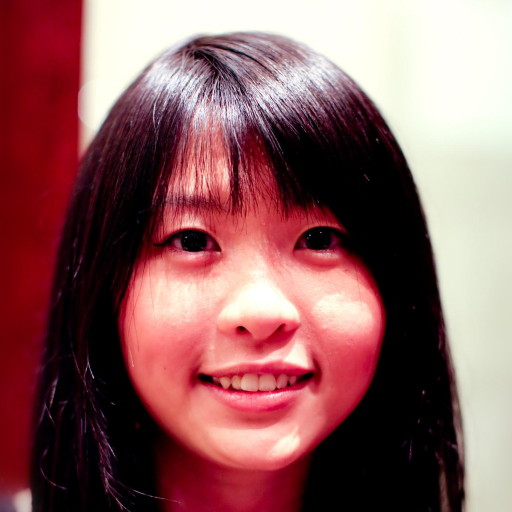
#> input picture Datathon/faceimages/00055.png, 1024 x 1024 px (shown at 1/2 size)
$ python -i datathon.py   (imports and definitions only)
#> lines starting #> are read from the running program, lines starting #| are printed output that depends on the picture; after the words box and inside, x2 and y2 are one past the last pixel; in counts of white or black regions, pixels touching at a corner belong together
from deepface import DeepFace
import os
import cv2
from tqdm import tqdm


class TextColors:
    # Colors for text in the console
    BOLD = '\033[1m'
    RED = '\033[91m'
    YELLOW = '\033[93m'
    END = '\033[0m'


# Gets the detected age of the person in the image
# [60 lines left out: functions get_age, get_gender, get_race, gather_results, not called in this run]


# Gets the names of all the images in the folder and returns them in a list
def get_image_names(folderName):
    return [name for name in os.listdir(folderName) if name.lower().endswith(('.png', '.jpg', '.jpeg'))]


# Writes the results for the deepface analysis to a csv file
# [35 lines left out: functions writeCSV, main, not called in this run]

# Overlay heatmap on image and save to folder faceimages-heatmap
def heatmap_overlay(image_path):
#> called with image_path = 'faceimages/00055.png'
    img = cv2.imread(image_path)
#> img is the input picture: shape (1024, 1024, 3); mean B, G, R 95.7, 94.8, 140.8
    img = cv2.resize(img, (500, 500))
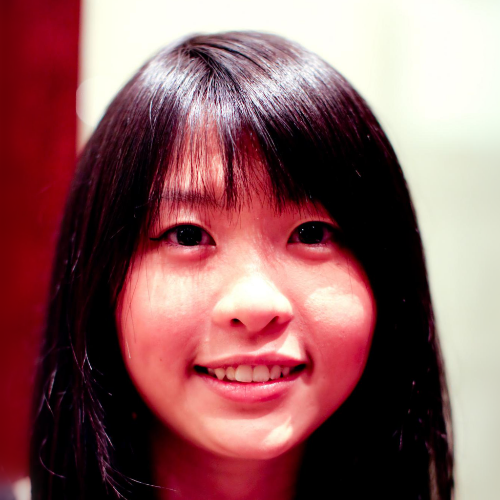
#> img: shape (500, 500, 3); mean B, G, R 95.6, 94.8, 140.7

    lab = cv2.cvtColor(img, cv2.COLOR_BGR2LAB)
#> lab: shape (500, 500, 3); mean of channels 0, 1, 2 115.1, 145.5, 138.4
    a_component = lab[:,:,1]
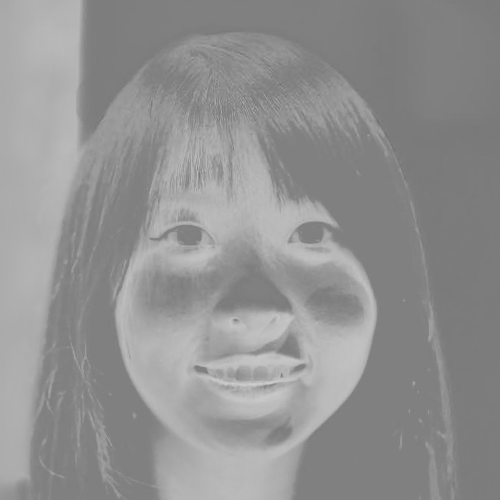
#> a_component: shape (500, 500); min 112, max 206, mean 145.5
    th = cv2.threshold(a_component,140,224,cv2.THRESH_BINARY)[1]
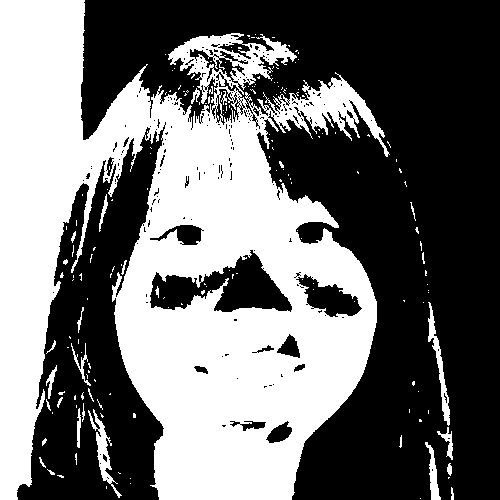
#> th: shape (500, 500); values 0 (black) and 224 (white), 43.8% white; 179 white regions (149 under 20 px), largest, box (x1, y1, x2, y2) and area: (0, 0, 390, 500) 105809, (88, 409, 122, 498) 674, (428, 302, 450, 426) 650

    blur = cv2.GaussianBlur(th,(13,13), 11)
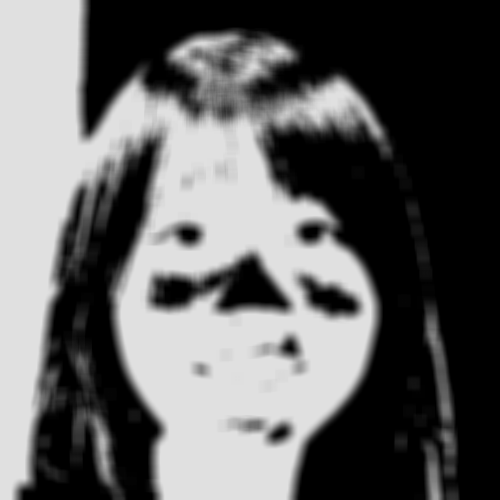
#> blur: shape (500, 500); min 0, max 224, mean 98.1

    heatmap_img = cv2.applyColorMap(blur, cv2.COLORMAP_TURBO)
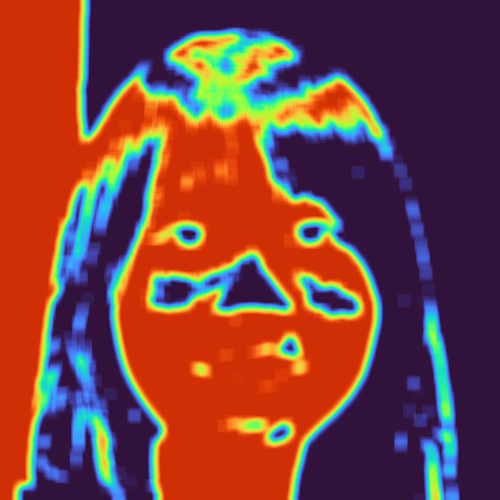
#> heatmap_img: shape (500, 500, 3); mean B, G, R 63, 67.7, 120.5
    super_imposed_img = cv2.addWeighted(heatmap_img, 0.5, img, 0.5, 0)
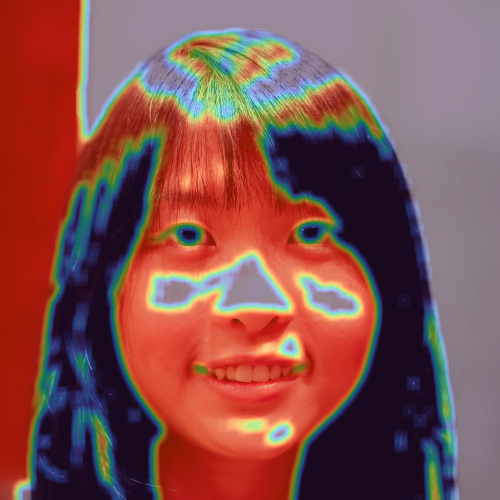
#> super_imposed_img: shape (500, 500, 3); mean B, G, R 79.4, 81.2, 130.7

    cv2.imwrite(os.path.join(os.getcwd(), image_path.replace('faceimages','faceimages-heatmap')).replace('.png','_heatmapped.png'), super_imposed_img)
    cv2.imshow('image', super_imposed_img)
    cv2.waitKey(10)
    cv2.destroyAllWindows()

# Draw bounding box around face
# [32 lines left out: function bounding_box, not called in this run]

# [2 lines not run here, left out]

>>> result = heatmap_overlay('faceimages/00055.png')

$ run again, on Datathon/faceimages/00243.png
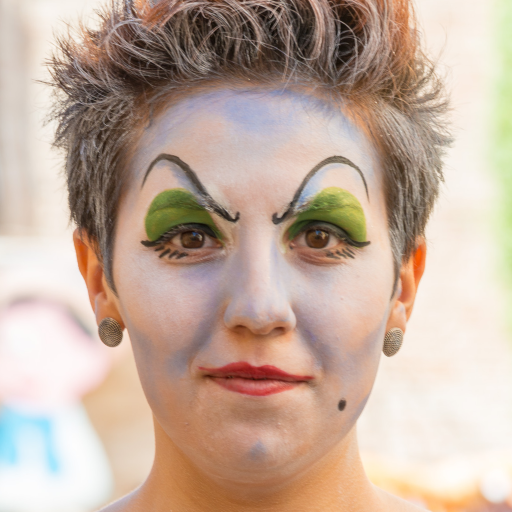
#> input picture Datathon/faceimages/00243.png, 1024 x 1024 px (shown at 1/2 size)
#> in heatmap_overlay, img is the input picture: shape (1024, 1024, 3); mean B, G, R 158, 173, 195.3
#> img: shape (500, 500, 3)
#> lab: shape (500, 500, 3); mean of channels 0, 1, 2 182.9, 134.4, 139.2
#> in heatmap_overlay, `th = cv2.threshold(a_component,140,224,cv2.THRESH_BINARY)[1]`:
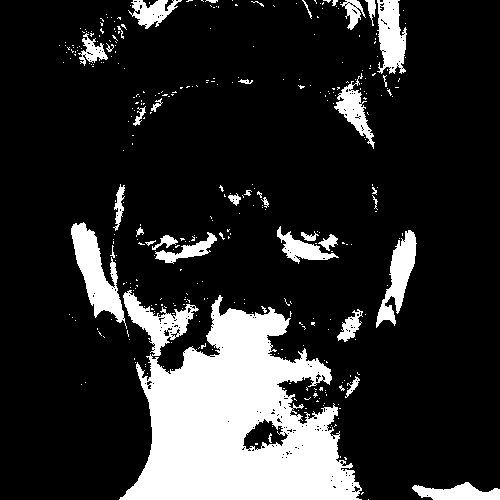
#> th: shape (500, 500); values 0 (black) and 224 (white), 17.3% white; 361 white regions (325 under 20 px), largest, box (x1, y1, x2, y2) and area: (119, 290, 362, 500) 29974, (71, 222, 127, 329) 2418, (376, 230, 417, 328) 1628
#> in heatmap_overlay, `super_imposed_img = cv2.addWeighted(heatmap_img, 0.5, img, 0.5, 0)`:
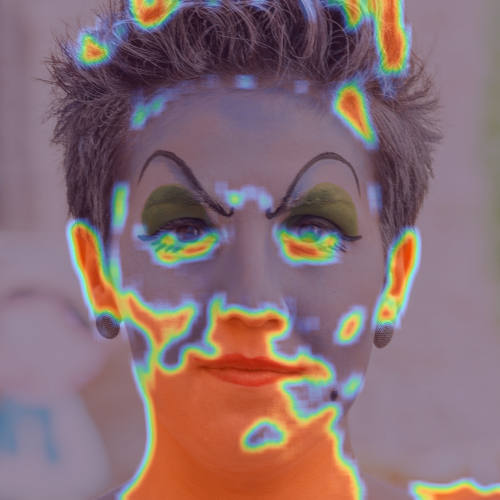
#> super_imposed_img: shape (500, 500, 3); mean B, G, R 114.5, 110.2, 136

$ run again, on Datathon/faceimages/00244.png
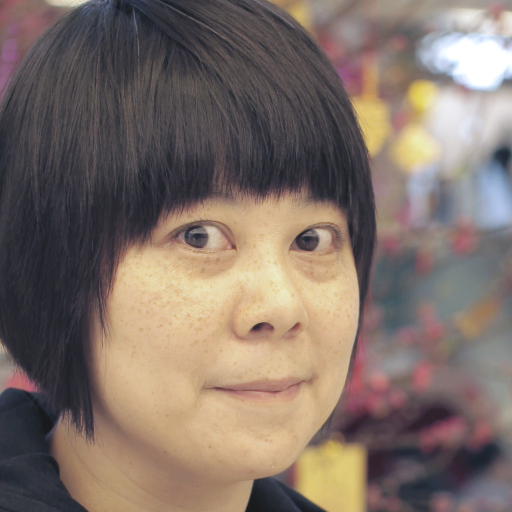
#> input picture Datathon/faceimages/00244.png, 1024 x 1024 px (shown at 1/2 size)
#> in heatmap_overlay, img is the input picture: shape (1024, 1024, 3); mean B, G, R 104.3, 112.5, 127.3
#> img: shape (500, 500, 3)
#> lab: shape (500, 500, 3); mean of channels 0, 1, 2 121.6, 132.8, 134.1
#> in heatmap_overlay, `th = cv2.threshold(a_component,140,224,cv2.THRESH_BINARY)[1]`:
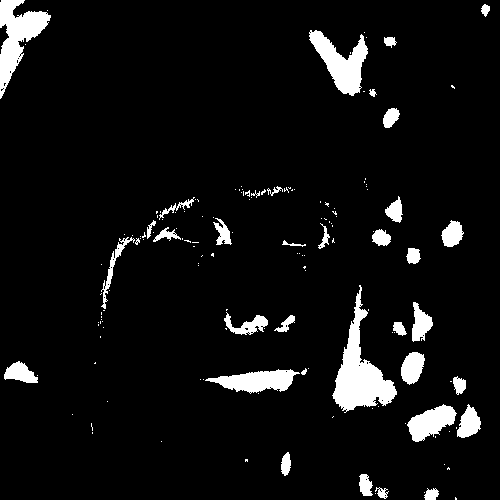
#> th: shape (500, 500); values 0 (black) and 224 (white), 6.4% white; 151 white regions (116 under 20 px), largest, box (x1, y1, x2, y2) and area: (332, 285, 397, 413) 3012, (0, 0, 51, 99) 2109, (309, 30, 368, 96) 1803
#> in heatmap_overlay, `super_imposed_img = cv2.addWeighted(heatmap_img, 0.5, img, 0.5, 0)`:
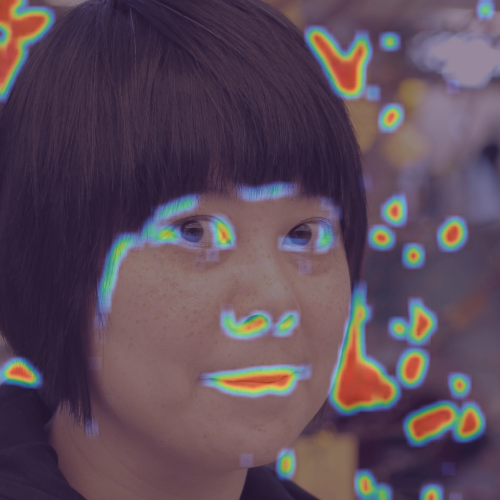
#> super_imposed_img: shape (500, 500, 3); mean B, G, R 88.4, 75, 92.5

$ run again, on Datathon/faceimages/00245.png
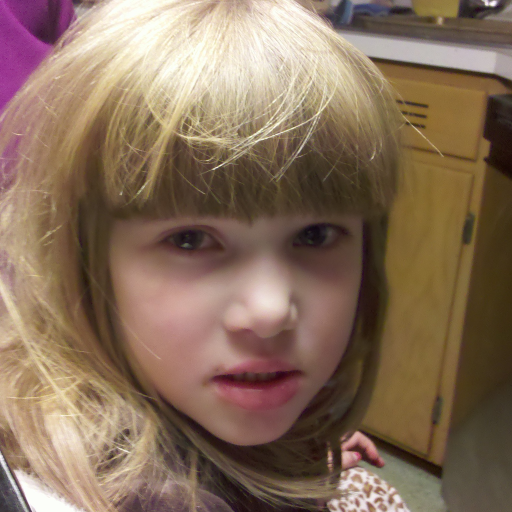
#> input picture Datathon/faceimages/00245.png, 1024 x 1024 px (shown at 1/2 size)
#> in heatmap_overlay, img is the input picture: shape (1024, 1024, 3); mean B, G, R 90.7, 110.8, 135
#> img: shape (500, 500, 3)
#> lab: shape (500, 500, 3); mean of channels 0, 1, 2 121.9, 134.8, 143
#> in heatmap_overlay, `th = cv2.threshold(a_component,140,224,cv2.THRESH_BINARY)[1]`:
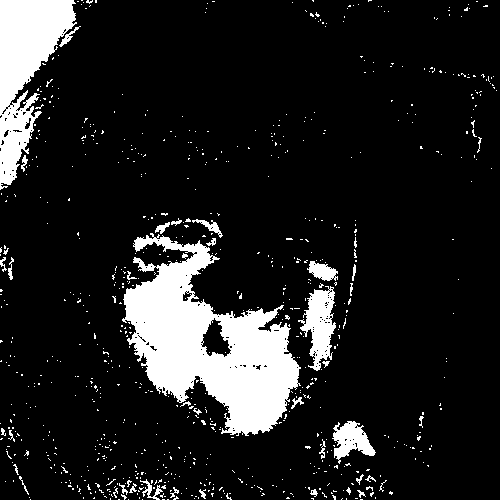
#> th: shape (500, 500); values 0 (black) and 224 (white), 12.6% white; 786 white regions (745 under 20 px), largest, box (x1, y1, x2, y2) and area: (122, 233, 301, 436) 17443, (0, 0, 77, 190) 7191, (298, 286, 336, 371) 1687
#> in heatmap_overlay, `super_imposed_img = cv2.addWeighted(heatmap_img, 0.5, img, 0.5, 0)`:
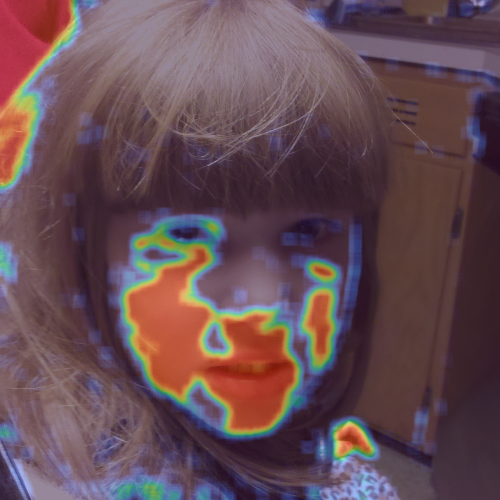
#> super_imposed_img: shape (500, 500, 3); mean B, G, R 83.6, 76.6, 102
